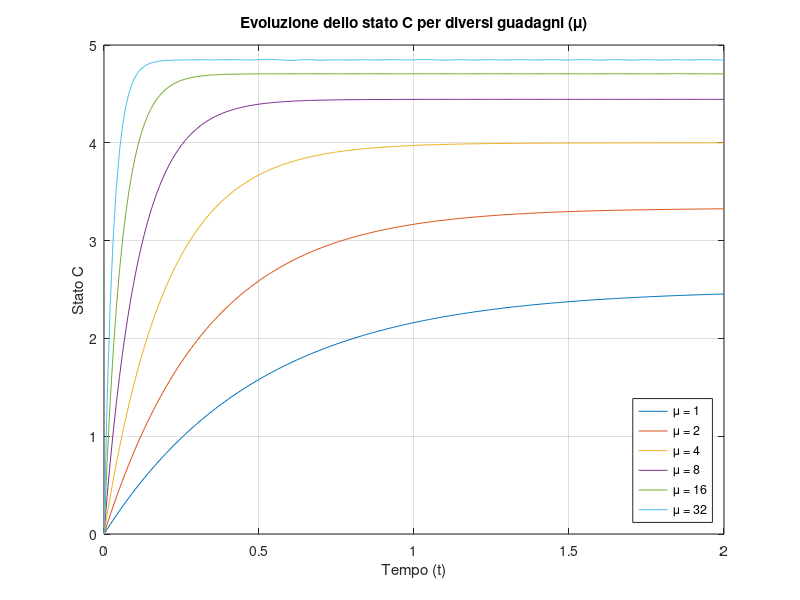
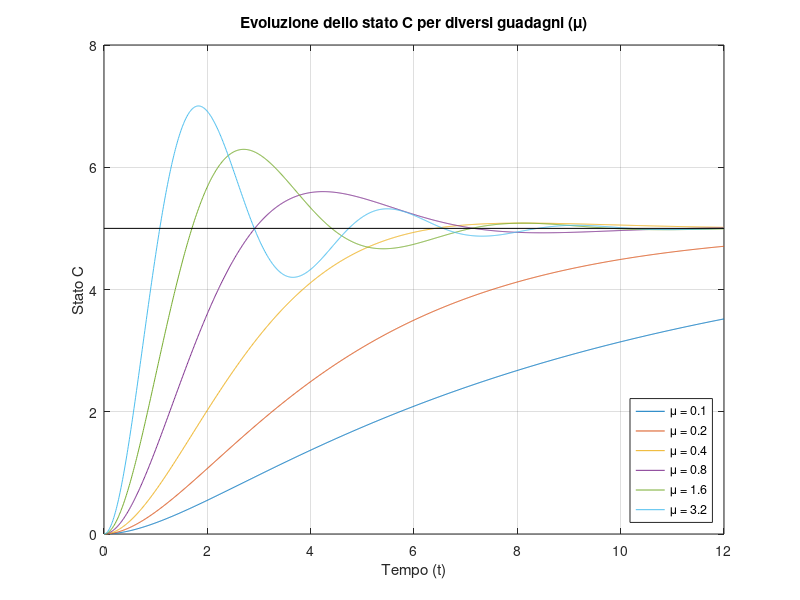

These charts were generated, in order, by the following MATLAB code:
% Esercizio 1.2 %
function Esercizio1_2()

  close all
  clear all
  clc
  % Valutando la condizione statica, la legge Cdot(t) = -aC(t) + bI(t) diventa
  %                     0 = -aCbar + bIbar
  % Il sistema ad anello aperto è quindi descritto dalla relazione
  %           Cdot(t) = -aC(t) + (abar/bbar)*bbar*Cbar
  % Risulta chiaro che C = Cbar solamente se a e b assumono i valori nominali abar
  % e bbar. Inoltre le variazioni di a influenzano i transitori:
  % se si assume la condizione iniziale C(0) = C0, la soluzione per integrazione:
  % C(t) = e^(-at)C0 + (abar*b)/(a*bbar)*Cbar(1 - e^(-at))
  %
  % Per valutare gli effetti ad anello chiuso dei controllori proporzionale e
  % integrale, bisogna risolvere il sistema usando il metodo ode45.

  % Dati %
  a=1;
  b=1;
  C0=0.2;
  I0=0.1;
  Cbar=5;
  %
  % Controllore proporzionale %
  %
  t=0:0.01:2;
  x0=0;
  mus = [1, 2, 4, 8, 16, 32];
  Cprop = zeros([length(t), length(mus)]);
  legends = {};
  for i = 1 : length(mus)
    [t,x] = ode45(@controlloreProporzionale, t, [x0], a, b, mus(i), Cbar);
    Cprop(:,i) = x(:);
    legends{i} = ['\mu = ' num2str(mus(i))];
  endfor

  figure(1)
  plot(t,Cprop);
  grid;
  xlabel('Tempo (t)')
  ylabel('Stato C')
  title('Evoluzione dello stato C per diversi guadagni (\mu)')
  legend(legends,'Location','SouthEast');

  %
  % Controllore integrale %
  %
  t=0:0.01:12;
  x0=[0 0];
  mus = mus/10;
  Cint = zeros([length(t), length(mus)]);
  legendsIntegreal = {};
  for i = 1 : length(mus)
    [t,x] = ode45(@controlloreIntegrale, t, [x0], a, b, mus(i), Cbar);
    Cint(:,i) = x(:,1);
    legendsIntegreal{i} = ['\mu = ' num2str(mus(i))];
  endfor

  figure(2)
  plot(t,Cint,[0 12], [5 5], 'k');
  grid;
  xlabel('Tempo (t)')
  ylabel('Stato C')
  title('Evoluzione dello stato C per diversi guadagni (\mu)')
  legend(legendsIntegreal,'Location','SouthEast');
endfunction

function [xp] = controlloreProporzionale(t, x, a, b, mu, Cbar)
  % In questo caso lo stato è solo C(t). Sostituendo I(t)=mu(Cbar - C(t))
  % nell'equazione di Cdot(t) = -aC(t) + bI(t) si ottiene:
  %     Cdot(t) = -(a + b*mu) * C(t) + (b * mu * Cbar)
  xp = -(a + b*mu) * x + (b * mu * Cbar);
endfunction

function [xp] = controlloreIntegrale(t, x, a, b, mu, Cbar)
  % In questo caso lo stato è composto da C(t) e I(t). Derivando la legge di consumo
  % e inserendo la legge del controllore Idot(t) = mu*(Cbar - C(t)) si ottiene:
  %     Cddot(t) + a*Cdot(t) + b*mu*C(t) = b*mu*Cbar
  % Lo stato sarà x = [C(t); I(t)]
  xp = [ -a * x(1) + b * x(2); % Coefficienti per evoluzione di C(t)
         mu * Cbar - mu * x(1)]; % Coefficienti per evoluzione di I(t)
endfunction
